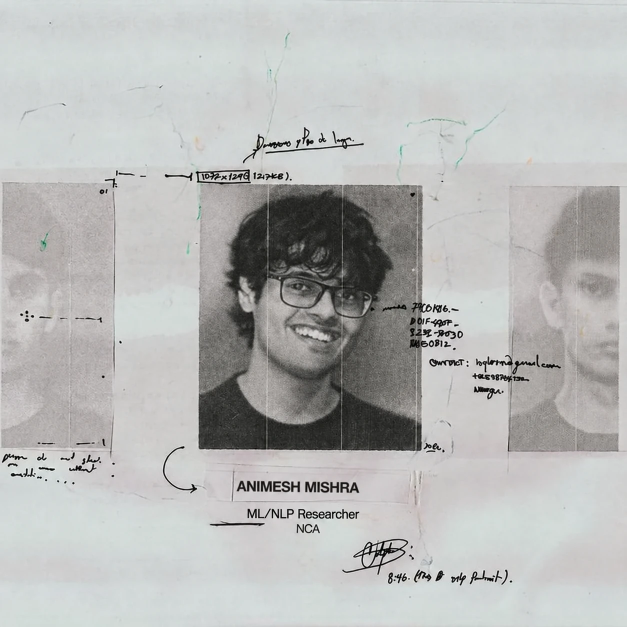
#> input picture web/tools/assets/animesh-mishra-poster.original.webp, 1254 x 1254 px (shown at 1/2 size)
$ python obscure-poster.py
#> lines starting #> are read from the running program, lines starting #| are printed output that depends on the picture; after the words box and inside, x2 and y2 are one past the last pixel; in counts of white or black regions, pixels touching at a corner belong together
"""Obscures the two background portraits on the poster (the left and right panels), keeping the centre
portrait sharp. Each panel is blurred hard and covered with a halftone dot screen, the same dithered look
as the site's other artwork, with feathered edges so it melts into the paper.

    python3 tools/obscure-poster.py            # original (tools/assets) -> public/assets/portfolio/
Needs Pillow. Edit PANELS if the poster changes; boxes are (left, top, right, bottom) in source pixels.
"""
from PIL import Image, ImageDraw, ImageFilter, ImageChops, ImageStat
import os

SRC = os.path.join(os.path.dirname(__file__), 'assets', 'animesh-mishra-poster.original.webp')
OUT = os.path.join(os.path.dirname(__file__), '..', 'public', 'assets', 'portfolio', 'animesh-mishra-poster.webp')
PANELS = [(2, 362, 232, 908), (1014, 370, 1254, 906)]
BLUR = 15      # how smeared the faces become
CELL = 6       # halftone dot pitch, in pixels
FEATHER = 5    # soft edge between obscured area and paper
# The printed label under the role line is cloned out with clean paper from just below it.
CLONE_OUT = [((568, 1038, 668, 1086), (568, 1096, 668, 1144))]  # (area to hide, clean paper to copy over it)


def halftone(gray, cell):
    """Dots on a grid, radius growing with darkness: the screen-print look."""
    w, h = gray.size
    small = gray.resize((max(1, w // cell), max(1, h // cell)), Image.BILINEAR)
    S = 4  # supersample for round dots
    canvas = Image.new('L', (w * S, h * S), 255)
    d = ImageDraw.Draw(canvas)
    px = small.load()
    for cy in range(small.size[1]):
        for cx in range(small.size[0]):
            dark = 1 - px[cx, cy] / 255
            r = (cell * 0.72) * (dark ** 0.8) * S
            if r < 0.6:
                continue
            x, y = (cx + 0.5) * cell * S, (cy + 0.5) * cell * S
            d.ellipse((x - r, y - r, x + r, y + r), fill=0)
    return canvas.resize((w, h), Image.LANCZOS)


im = Image.open(SRC).convert('RGB')
#> im is the input picture: PIL image 1254x1254 RGB; mean R, G, B 183.5, 184.6, 183.3
for (l, t, r, b) in PANELS:
    box = (l, t, r, b)
    region = im.crop(box)
    blurred = region.filter(ImageFilter.GaussianBlur(BLUR))
    # flatten the contrast a little so the figure reads as a smudge, not a face
    mean = ImageStat.Stat(blurred.convert('L')).mean[0]
    gray = blurred.convert('L').point(lambda v: int(mean + (v - mean) * 1.25))
    dots = halftone(gray, CELL)
    paper = Image.new('L', region.size, 232)
    screen = ImageChops.multiply(paper, dots.point(lambda v: 70 + int(v * 185 / 255)))  # dots at ~75% ink
    # mix: mostly the blur (keeps the tone) with the dot screen on top
    base = blurred.convert('L')
    mixed = ImageChops.blend(base, screen, 0.7)
    tint = Image.merge('RGB', (mixed, mixed, mixed))
    mask = Image.new('L', region.size, 0)
    ImageDraw.Draw(mask).rectangle((FEATHER, FEATHER, region.size[0] - FEATHER, region.size[1] - FEATHER), fill=255)
    mask = mask.filter(ImageFilter.GaussianBlur(FEATHER / 1.5))
    im.paste(tint, (l, t), mask)
#> this loop made 2 passes
#> mean on passes 1 to 2: 182, 170.7
#> pass 1, `blurred = region.filter(ImageFilter.GaussianBlur(BLUR))`:
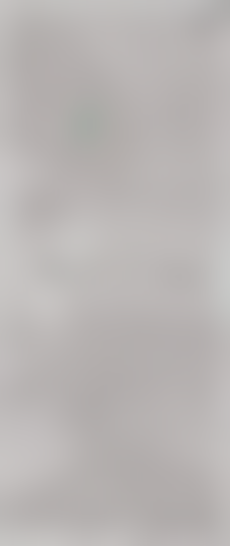
#> blurred: PIL image 230x546 RGB; mean R, G, B 185.1, 181, 180
#> after the loop:
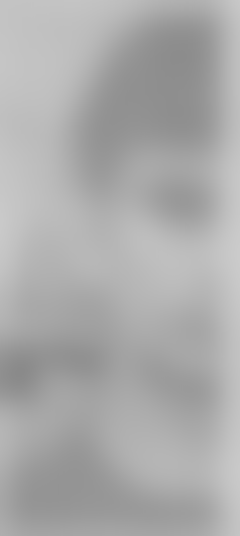
#> base: PIL image 240x536 L; min 138, max 203, mean 170.7
#> after the loop:
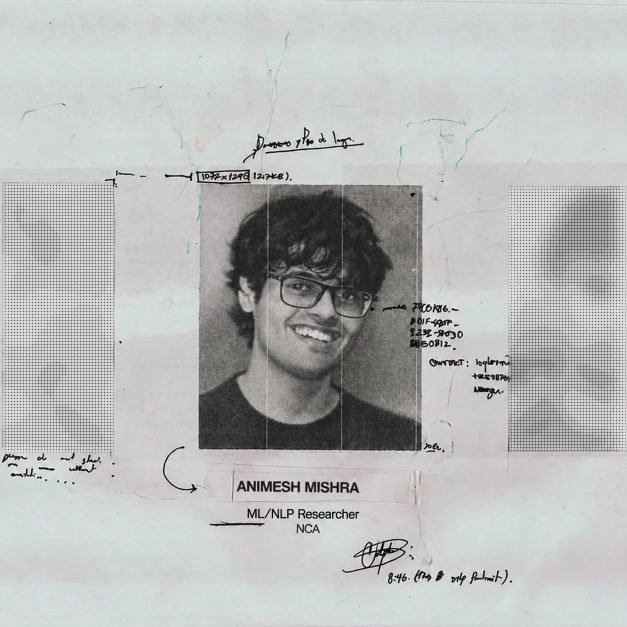
#> im: PIL image 1254x1254 RGB (shown at 1/2 size); mean R, G, B 183.8, 185.5, 184.6
#> after the loop:
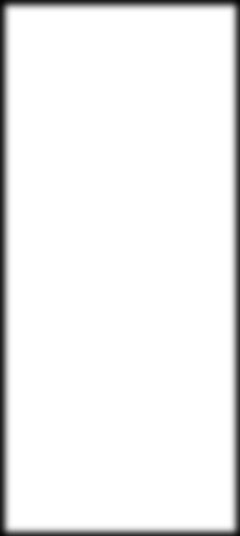
#> mask: PIL image 240x536 L; min 4, max 255, mean 241.1
#> after the loop: paper: PIL image 240x536 L; every value is 232
#> after the loop:
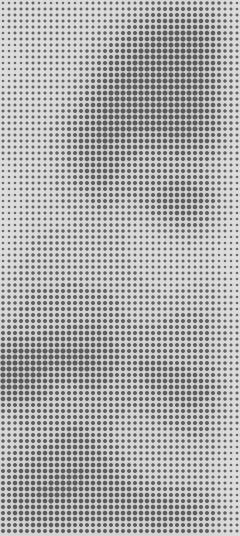
#> tint: PIL image 240x536 RGB; min 85, max 223, mean 174.8

for (l, t, r, b), (sl, st, sr, sb) in CLONE_OUT:
    patch = im.crop((sl, st, sr, sb))
    mask = Image.new('L', patch.size, 0)
    ImageDraw.Draw(mask).rectangle((2, 2, patch.size[0] - 2, patch.size[1] - 2), fill=255)
    im.paste(patch, (l, t), mask.filter(ImageFilter.GaussianBlur(1.5)))
#> this loop made 1 pass
#> pass 1, `patch = im.crop((sl, st, sr, sb))`:
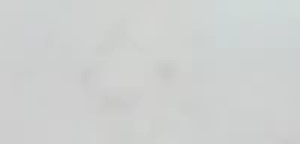
#> patch: PIL image 100x48 RGB (shown 3 times larger); mean R, G, B 206.5, 208.9, 207.6
#> after the loop:
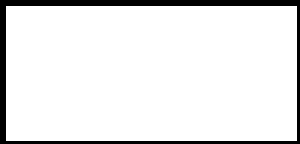
#> mask: PIL image 100x48 L (shown 3 times larger); 90.9% white; 1 black region, box (x1, y1, x2, y2) and area: (0, 0, 100, 48) 435

os.makedirs(os.path.dirname(OUT), exist_ok=True)
im.save(OUT, 'WEBP', quality=90, method=6)
print('wrote', os.path.relpath(OUT))


# --- Edge colours --------------------------------------------------------------------------------
# On wide screens the whole (square) poster is shown and the space beside it is filled with the poster's
# own paper colour, taken row by row from its left and right edges, so the join is invisible.
# Written to styles/poster-edges.css.
def edge_gradient(img, x0, x1, bands=24):
#> called with x0 = 0, x1 = 24, bands = 24
    w, h = img.size
#> w = 1254; h = 1254
    stops = []
    for i in range(bands + 1):
        y = min(h - 1, int(i * (h - 1) / bands))
        box = (x0, max(0, y - h // (bands * 2)), x1, min(h, y + h // (bands * 2) + 1))
        r, g, b = ImageStat.Stat(img.crop(box)).mean[:3]
        stops.append(f'rgb({round(r)} {round(g)} {round(b)}) {round(100 * i / bands, 1)}%')
#> this loop made 25 passes
#> (r, g, b) on passes 1 to 12: (210.5, 215.8, 216.3), (207.5, 211.9, 212.2), (209.9, 216.6, 215.1), (208.7, 214.4, 214.4), (206.5, 211.1, 211.5), (210.5, 215.6, 214.4), (210.3, 215.4, 214.3), (197.4, 196.8, 196.2), (186, 185.4, 184.9), (187.4, 186.7, 186.3), (194.4, 193.5, 193.4), (196.1, 195.7, 195.6)
#> after the loop, stops = 25 items, first 6: 'rgb(211 216 216) 0.0%', 'rgb(208 212 212) 4.2%', 'rgb(210 217 215) 8.3%', 'rgb(209 214 214) 12.5%', 'rgb(206 211 212) 16.7%', 'rgb(211 216 214) 20.8%'
    return 'linear-gradient(to bottom, ' + ', '.join(stops) + ')'

final = im
css = (
    '/* Generated by tools/obscure-poster.py: the poster\'s edge colours, used beside it on wide screens. */\n'
    '.pf-poster {\n'
    f'  --pf-edge-left: {edge_gradient(final, 0, 24)};\n'
    f'  --pf-edge-right: {edge_gradient(final, final.size[0] - 24, final.size[0])};\n'
    '}\n'
)
#> the loop in edge_gradient (call 2), `for i in range(bands + 1):` made 25 passes
#> (y, box, r, g, b) on passes 1 to 12: (0, (1230, 0, 1254, 27), 208.7, 214.1, 214.1), (52, (1230, 26, 1254, 79), 205, 209.6, 209.9), (104, (1230, 78, 1254, 131), 209.1, 215.7, 214.8), (156, (1230, 130, 1254, 183), 206.7, 211.5, 211.2), (208, (1230, 182, 1254, 235), 205.8, 206.9, 206.6), (261, (1230, 235, 1254, 288), 208.4, 212.7, 212.5), (313, (1230, 287, 1254, 340), 208.8, 211.9, 211.2), (365, (1230, 339, 1254, 392), 200.6, 200.3, 199.1), (417, (1230, 391, 1254, 444), 186.8, 186.6, 186.3), (469, (1230, 443, 1254, 496), 184.8, 184.7, 184.3), (522, (1230, 496, 1254, 549), 191.1, 191, 190.7), (574, (1230, 548, 1254, 601), 197.3, 197.1, 196.8)
open(os.path.join(os.path.dirname(__file__), '..', 'styles', 'poster-edges.css'), 'w').write(css)
print('wrote styles/poster-edges.css')
